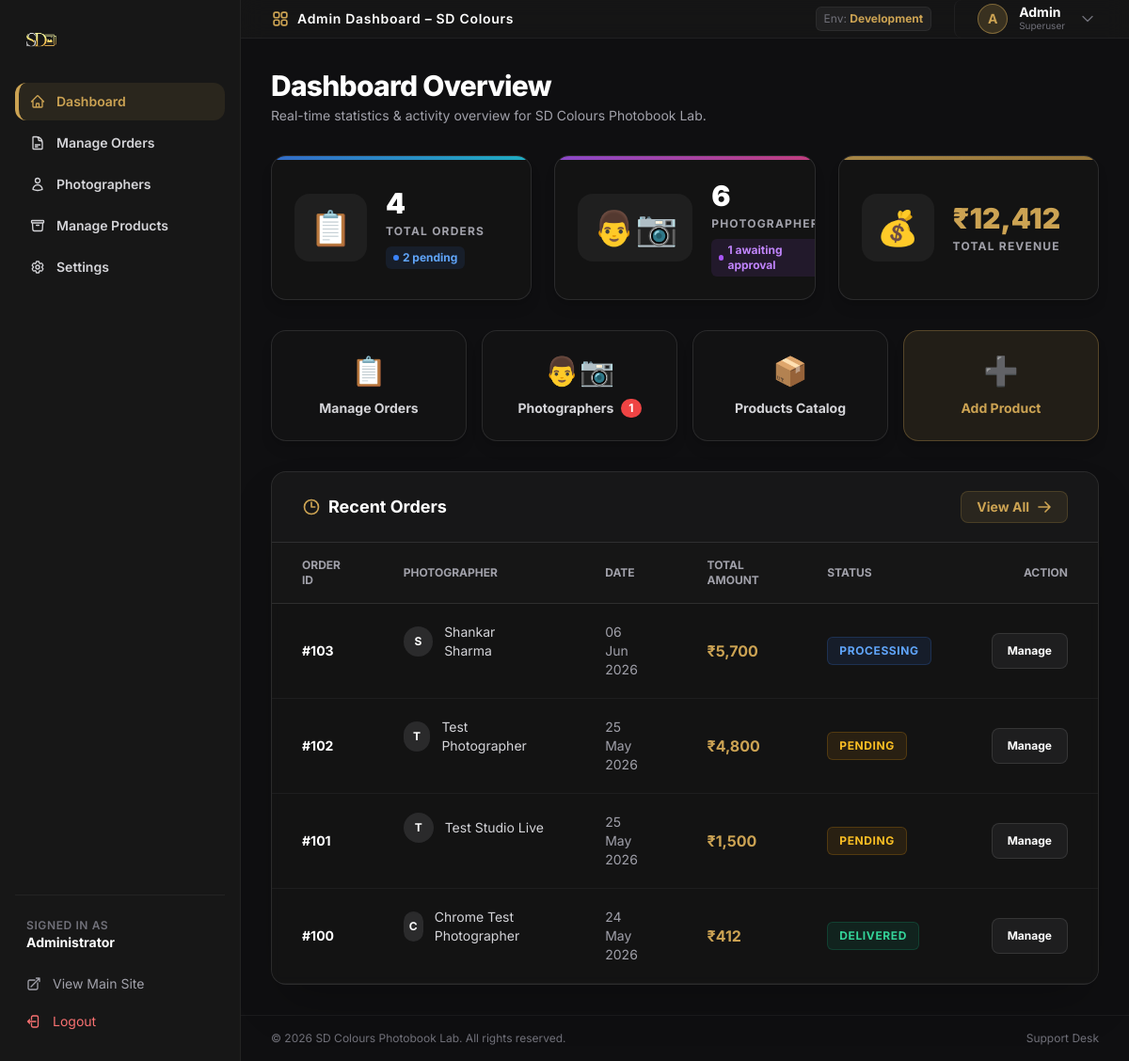
The page /backend/admin/index.php (signed in) on the database its author committed.
### tables this page shows
CREATE TABLE `orders` (
  `id` int(10) UNSIGNED NOT NULL,
  `photographer_id` int(10) UNSIGNED DEFAULT NULL,
  `status` enum('pending','processing','shipped','delivered','cancelled') NOT NULL DEFAULT 'pending',
  `total` decimal(10,2) NOT NULL DEFAULT 0.00,
  `notes` text DEFAULT NULL,
  `admin_notes` text DEFAULT NULL,
  `created_at` datetime NOT NULL DEFAULT current_timestamp(),
  `updated_at` datetime NOT NULL DEFAULT current_timestamp() ON UPDATE current_timestamp(),
  `shipping_address` text DEFAULT NULL,
  `manual_studio_name` varchar(200) DEFAULT NULL,
  `manual_phone` varchar(20) DEFAULT NULL,
  `manual_size` varchar(50) DEFAULT NULL,
  `discount_percent` decimal(5,2) DEFAULT 0.00,
  `discount_amount` decimal(10,2) DEFAULT 0.00,
  `secure_key` varchar(64) DEFAULT NULL,
  `net_pay` decimal(10,2) DEFAULT 0.00
);

### backend/admin/index.php (the view, shortened to what this page needs)
<?php
$db = getDB();
$totalOrders = $db->query("SELECT COUNT(*) FROM orders")->fetchColumn();
$pendingOrders = $db->query("SELECT COUNT(*) FROM orders WHERE status='pending'")->fetchColumn();
$totalPhotographers = $db->query("SELECT COUNT(*) FROM users WHERE role='photographer'")->fetchColumn();
$pendingPhotographers = $db->query("SELECT COUNT(*) FROM users WHERE role='photographer' AND status='pending'")->fetchColumn();
$totalRevenue = $db->query("SELECT COALESCE(SUM(total),0) FROM orders WHERE status != 'cancelled'")->fetchColumn();
$recentOrders = $db->query("SELECT o.*, COALESCE(u.name, o.manual_studio_name, 'Offline Client') as photographer_name FROM orders o LEFT JOIN users u ON o.photographer_id=u.id ORDER BY o.created_at DESC LIMIT 8")->fetchAll();
require_once '../includes/admin_header.php';
?>
<div class="mb-8">
  <h1 class="text-3xl font-extrabold text-white tracking-tight">Dashboard Overview</h1>
  <p class="text-zinc-400 text-sm mt-1">Real-time statistics & activity overview for SD Colours Photobook Lab.</p>
</div>
<div class="grid grid-cols-1 md:grid-cols-3 gap-6 mb-8">
  <div class="bg-secondary/60 border border-white/10 rounded-2xl p-6 flex items-center gap-5 relative overflow-hidden group hover:border-primary/30 transition-colors shadow-lg">
    <div class="absolute top-0 left-0 w-full h-1 bg-gradient-to-r from-blue-500 to-cyan-400 opacity-80"></div>
    <div class="text-4xl p-4 bg-white/5 rounded-2xl group-hover:scale-110 transition-transform">📋</div>
    <div>
      <div class="text-3xl font-black text-white"><?= $totalOrders ?></div>
      <div class="text-xs font-bold text-zinc-400 uppercase tracking-widest mt-1">Total Orders</div>
      <?php if ($pendingOrders): ?>
        <span class="text-blue-400 text-xs font-bold mt-2 inline-flex items-center gap-1 bg-blue-500/10 px-2 py-1 rounded-md">
          <span class="w-1.5 h-1.5 rounded-full bg-blue-500 animate-pulse"></span>
          <?= $pendingOrders ?> pending
        </span>
      <?php endif; ?>
    </div>
  </div>
  <div class="bg-secondary/60 border border-white/10 rounded-2xl p-6 flex items-center gap-5 relative overflow-hidden group hover:border-primary/30 transition-colors shadow-lg">
    <div class="absolute top-0 left-0 w-full h-1 bg-gradient-to-r from-purple-500 to-pink-500 opacity-80"></div>
    <div class="text-4xl p-4 bg-white/5 rounded-2xl group-hover:scale-110 transition-transform">👨‍📷</div>
    <div>
      <div class="text-3xl font-black text-white"><?= $totalPhotographers ?></div>
      <div class="text-xs font-bold text-zinc-400 uppercase tracking-widest mt-1">Photographers</div>
      <?php if ($pendingPhotographers): ?>
        <span class="text-purple-400 text-xs font-bold mt-2 inline-flex items-center gap-1 bg-purple-500/10 px-2 py-1 rounded-md">
          <span class="w-1.5 h-1.5 rounded-full bg-purple-500 animate-pulse"></span>
          <?= $pendingPhotographers ?> awaiting approval
        </span>
      <?php endif; ?>
    </div>
  </div>
  <div class="bg-secondary/60 border border-white/10 rounded-2xl p-6 flex items-center gap-5 relative overflow-hidden group hover:border-primary/30 transition-colors shadow-lg">
    <div class="absolute top-0 left-0 w-full h-1 bg-gradient-to-r from-primary to-primary-dark opacity-80"></div>
    <div class="text-4xl p-4 bg-white/5 rounded-2xl group-hover:scale-110 transition-transform">💰</div>
    <div>
      <div class="text-3xl font-black text-primary">₹<?= number_format($totalRevenue) ?></div>
      <div class="text-xs font-bold text-zinc-400 uppercase tracking-widest mt-1">Total Revenue</div>
    </div>
  </div>
</div>
<div class="grid grid-cols-2 md:grid-cols-4 gap-4 mb-8">
  <a href="/admin/orders.php" class="bg-secondary/40 hover:bg-secondary/80 border border-white/10 hover:border-primary/50 rounded-2xl p-6 flex flex-col items-center justify-center gap-3 transition-all duration-300 group shadow-lg">
    <div class="text-3xl group-hover:scale-110 transition-transform">📋</div>
    <div class="text-sm font-bold text-zinc-300 group-hover:text-primary">Manage Orders</div>
  </a>
  <a href="/admin/photographers.php" class="bg-secondary/40 hover:bg-secondary/80 border border-white/10 hover:border-primary/50 rounded-2xl p-6 flex flex-col items-center justify-center gap-3 transition-all duration-300 group shadow-lg relative">
    <div class="text-3xl group-hover:scale-110 transition-transform">👨‍📷</div>
    <div class="text-sm font-bold text-zinc-300 group-hover:text-primary flex items-center gap-2">
      Photographers
      <?php if ($pendingPhotographers): ?>
        <span class="bg-red-500 text-white rounded-full text-xs px-2 py-0.5 font-bold animate-bounce"><?= $pendingPhotographers ?></span>
      <?php endif; ?>
    </div>
  </a>
  <a href="/admin/products.php" class="bg-secondary/40 hover:bg-secondary/80 border border-white/10 hover:border-primary/50 rounded-2xl p-6 flex flex-col items-center justify-center gap-3 transition-all duration-300 group shadow-lg">
    <div class="text-3xl group-hover:scale-110 transition-transform">📦</div>
    <div class="text-sm font-bold text-zinc-300 group-hover:text-primary">Products Catalog</div>
  </a>
  <a href="/admin/products.php?action=add" class="bg-primary/10 hover:bg-primary/20 border border-primary/30 hover:border-primary/80 rounded-2xl p-6 flex flex-col items-center justify-center gap-3 transition-all duration-300 group shadow-lg">
    <div class="text-3xl group-hover:scale-110 transition-transform">➕</div>
    <div class="text-sm font-bold text-primary">Add Product</div>
  </a>
</div>
<div class="bg-secondary/60 border border-white/10 rounded-2xl overflow-hidden shadow-2xl backdrop-blur-sm">
  <div class="px-8 py-5 border-b border-white/10 flex justify-between items-center bg-white/[0.02]">
    <h2 class="text-lg font-bold text-white flex items-center gap-2">
      <svg xmlns="http://www.w3.org/2000/svg" fill="none" viewBox="0 0 24 24" stroke-width="2" stroke="currentColor" class="w-5 h-5 text-primary">
        <path stroke-linecap="round" stroke-linejoin="round" d="M12 6v6h4.5m4.5 0a9 9 0 1 1-18 0 9 9 0 0 1 18 0Z" />
      </svg>
      Recent Orders
    </h2>
    <a href="/admin/orders.php" class="text-sm text-primary hover:text-white bg-primary/10 hover:bg-primary/30 border border-primary/20 px-4 py-1.5 rounded-lg font-bold flex items-center gap-2 transition-colors">
      View All
      <svg xmlns="http://www.w3.org/2000/svg" fill="none" viewBox="0 0 24 24" stroke-width="2.5" stroke="currentColor" class="w-4 h-4">
        <path stroke-linecap="round" stroke-linejoin="round" d="M13.5 4.5 21 12m0 0-7.5 7.5M21 12H3" />
      </svg>
    </a>
  </div>
  <?php if ($recentOrders): ?>
    <div class="overflow-x-auto">
      <table class="w-full text-sm text-left text-zinc-300">
        <thead class="text-xs uppercase bg-secondary/80 text-zinc-400 font-bold border-b border-white/10">
          <tr>
            <th scope="col" class="px-8 py-4">Order ID</th>
            <th scope="col" class="px-8 py-4">Photographer</th>
            <th scope="col" class="px-8 py-4">Date</th>
            <th scope="col" class="px-8 py-4">Total Amount</th>
            <th scope="col" class="px-8 py-4">Status</th>
            <th scope="col" class="px-8 py-4 text-right">Action</th>
          </tr>
        </thead>
        <tbody>
          <?php foreach ($recentOrders as $o): ?>
            <tr class="border-b border-white/5 hover:bg-white/[0.04] transition-colors">
              <td class="px-8 py-5 font-bold text-white">#<?= $o['id'] ?></td>
              <td class="px-8 py-5 flex items-center gap-3">
                <div class="w-8 h-8 rounded-full bg-white/10 flex items-center justify-center text-xs font-bold text-white uppercase">
                  <?= substr($o['photographer_name'], 0, 1) ?>
                </div>
                <?= htmlspecialchars($o['photographer_name']) ?>
              </td>
              <td class="px-8 py-5 text-zinc-400"><?= date('d M Y', strtotime($o['created_at'])) ?></td>
              <td class="px-8 py-5 font-bold text-primary text-base">₹<?= number_format($o['total']) ?></td>
              <td class="px-8 py-5">
                <?php
                  $statusClasses = [
                    'pending' => 'bg-amber-500/10 text-amber-400 border border-amber-500/20',
                    'processing' => 'bg-blue-500/10 text-blue-400 border border-blue-500/20',
                    'shipped' => 'bg-purple-500/10 text-purple-400 border border-purple-500/20',
                    'delivered' => 'bg-emerald-500/10 text-emerald-400 border border-emerald-500/20',
                    'cancelled' => 'bg-red-500/10 text-red-400 border border-red-500/20',
                  ];
                  $badgeClass = $statusClasses[$o['status']] ?? 'bg-zinc-500/10 text-zinc-400';
                ?>
                <span class="inline-flex px-3 py-1.5 rounded-md text-xs font-bold uppercase tracking-wider <?= $badgeClass ?>">
                  <?= ucfirst($o['status']) ?>
                </span>
              </td>
              <td class="px-8 py-5 text-right">
                <a href="/admin/orders.php?id=<?= $o['id'] ?>" class="text-xs bg-white/5 hover:bg-primary text-white font-bold px-4 py-2.5 rounded-lg transition-colors inline-block border border-white/10 hover:border-primary">
                  Manage
                </a>
              </td>
            </tr>
          <?php endforeach; ?>
        </tbody>
      </table>
    </div>
  <?php endif; ?>
</div>
<?php require_once '../includes/admin_footer.php'; ?>

### backend/includes/admin_header.php (style rules this page uses)
body { font-family: 'Inter', sans-serif; }

### rows shown on the page
orders: id "103", photographer_name "S", photographer_name "Shankar Sharma", created_at "06 Jun 2026", total "5,700", status "PROCESSING"
orders: id "102", photographer_name "T", photographer_name "Test Photographer", created_at "25 May 2026", total "4,800", status "PENDING"
orders: id "101", photographer_name "T", photographer_name "Test Studio Live", created_at "25 May 2026", total "1,500", status "PENDING"
orders: id "100", photographer_name "C", photographer_name "Chrome Test Photographer", created_at "24 May 2026", total "412", status "DELIVERED"

### other values the page prints
$pageTitle "Admin Dashboard – SD Colours"
$totalOrders "4"
$pendingOrders "2"
$totalPhotographers "6"
$pendingPhotographers "1"
$totalRevenue "12,412"
